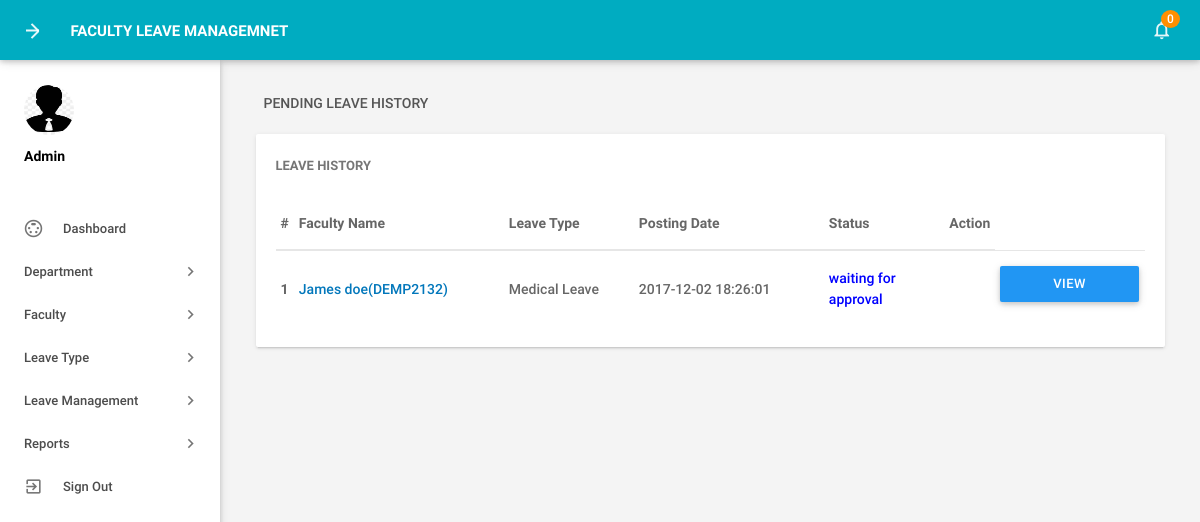
The app's page /admin/pending-leavehistory.php (signed in) with its own data.
### tables this page shows
CREATE TABLE IF NOT EXISTS `tblleaves` (
  `id` int(11) NOT NULL,
  `LeaveType` varchar(110) NOT NULL,
  `ToDate` varchar(120) NOT NULL,
  `FromDate` varchar(120) NOT NULL,
  `Description` mediumtext NOT NULL,
  `PostingDate` timestamp NOT NULL DEFAULT CURRENT_TIMESTAMP,
  `AdminRemark` mediumtext,
  `AdminRemarkDate` varchar(120) DEFAULT NULL,
  `Status` int(1) NOT NULL,
  `IsRead` int(1) NOT NULL,
  `empid` int(11) DEFAULT NULL
);

CREATE TABLE IF NOT EXISTS `tblemployees` (
  `id` int(11) NOT NULL,
  `EmpId` varchar(100) NOT NULL,
  `FirstName` varchar(150) NOT NULL,
  `LastName` varchar(150) NOT NULL,
  `EmailId` varchar(200) NOT NULL,
  `Password` varchar(180) NOT NULL,
  `Gender` varchar(100) NOT NULL,
  `Dob` varchar(100) NOT NULL,
  `Department` varchar(255) NOT NULL,
  `Address` varchar(255) NOT NULL,
  `City` varchar(200) NOT NULL,
  `Country` varchar(150) NOT NULL,
  `Phonenumber` char(11) NOT NULL,
  `Status` int(1) NOT NULL,
  `RegDate` timestamp NOT NULL DEFAULT CURRENT_TIMESTAMP
);

### admin/pending-leavehistory.php (the view, shortened to what this page needs)
<?php
include('includes/config.php');
if(strlen($_SESSION['alogin'])==0)
    {
header('location:index.php');
}
else{
 ?>
<!DOCTYPE html>
<html lang="en">
    <head>
        <link type="text/css" rel="stylesheet" href="../assets/plugins/materialize/css/materialize.min.css"/>
        <link href="../assets/plugins/material-preloader/css/materialPreloader.min.css" rel="stylesheet">
        <link href="../assets/plugins/datatables/css/jquery.dataTables.min.css" rel="stylesheet">
                <link href="../assets/plugins/google-code-prettify/prettify.css" rel="stylesheet" type="text/css"/>
        <link href="../assets/css/alpha.min.css" rel="stylesheet" type="text/css"/>
        <link href="../assets/css/custom.css" rel="stylesheet" type="text/css"/>
    </head>
    <body>
       <?php include('includes/header.php');?>
       <?php include('includes/sidebar.php');?>
            <main class="mn-inner">
                <div class="row">
                    <div class="col s12">
                        <div class="page-title">Pending Leave History</div>
                    </div>
                    <div class="col s12 m12 l12">
                        <div class="card">
                            <div class="card-content">
                                <span class="card-title">Leave History</span>
                                <table id="example" class="display responsive-table ">
                                    <thead>
                                        <tr>
                                            <th>#</th>
                                            <th width="200">Faculty Name</th>
                                            <th width="120">Leave Type</th>
                                             <th width="180">Posting Date</th>
                                            <th>Status</th>
                                            <th align="center">Action</th>
                                        </tr>
                                    </thead>
                                    <tbody>
<?php
$status=0;
$sql = "SELECT tblleaves.id as lid,tblemployees.FirstName,tblemployees.LastName,tblemployees.EmpId,tblemployees.id,tblleaves.LeaveType,tblleaves.PostingDate,tblleaves.Status from tblleaves join tblemployees on tblleaves.empid=tblemployees.id where tblleaves.Status=:status order by lid desc";
$query = $dbh -> prepare($sql);
$query->bindParam(':status',$status,PDO::PARAM_STR);
$query->execute();
$results=$query->fetchAll(PDO::FETCH_OBJ);
$cnt=1;
if($query->rowCount() > 0)
{
foreach($results as $result)
{
      ?>
                                        <tr>
                                            <td> <b><?php echo htmlentities($cnt);?></b></td>
                                              <td><a href="editemployee.php?empid=<?php echo htmlentities($result->id);?>" target="_blank"><?php echo htmlentities($result->FirstName." ".$result->LastName);?>(<?php echo htmlentities($result->EmpId);?>)</a></td>
                                            <td><?php echo htmlentities($result->LeaveType);?></td>
                                            <td><?php echo htmlentities($result->PostingDate);?></td>
                                                                       <td><?php $stats=$result->Status;
if($stats==1){
                                             ?>
                                                 <span style="color: green">Approved</span>
                                                 <?php } if($stats==2)  { ?>
                                                <span style="color: red">Not Approved</span>
                                                 <?php } if($stats==0)  { ?>
 <span style="color: blue">waiting for approval</span>
 <?php } ?>
                                             </td>
          <td>
           <td><a href="leave-details.php?leaveid=<?php echo htmlentities($result->lid);?>" class="waves-effect waves-light btn blue m-b-xs"  > View Details</a></td>
                                    </tr>
                                         <?php $cnt++;} }?>
                                    </tbody>
                                </table>
                            </div>
                        </div>
                    </div>
                </div>
            </main>
        </div>
        <div class="left-sidebar-hover"></div>
    </body>
</html>
<?php } ?>

### records on screen
tblleaves: tblemployees.FirstName+LastName "James doe", tblemployees.EmpId "DEMP2132", LeaveType "Medical Leave", PostingDate "2017-12-02 18:26:01", Status "waiting for approval"

### other values on screen
$unreadcount "0"
